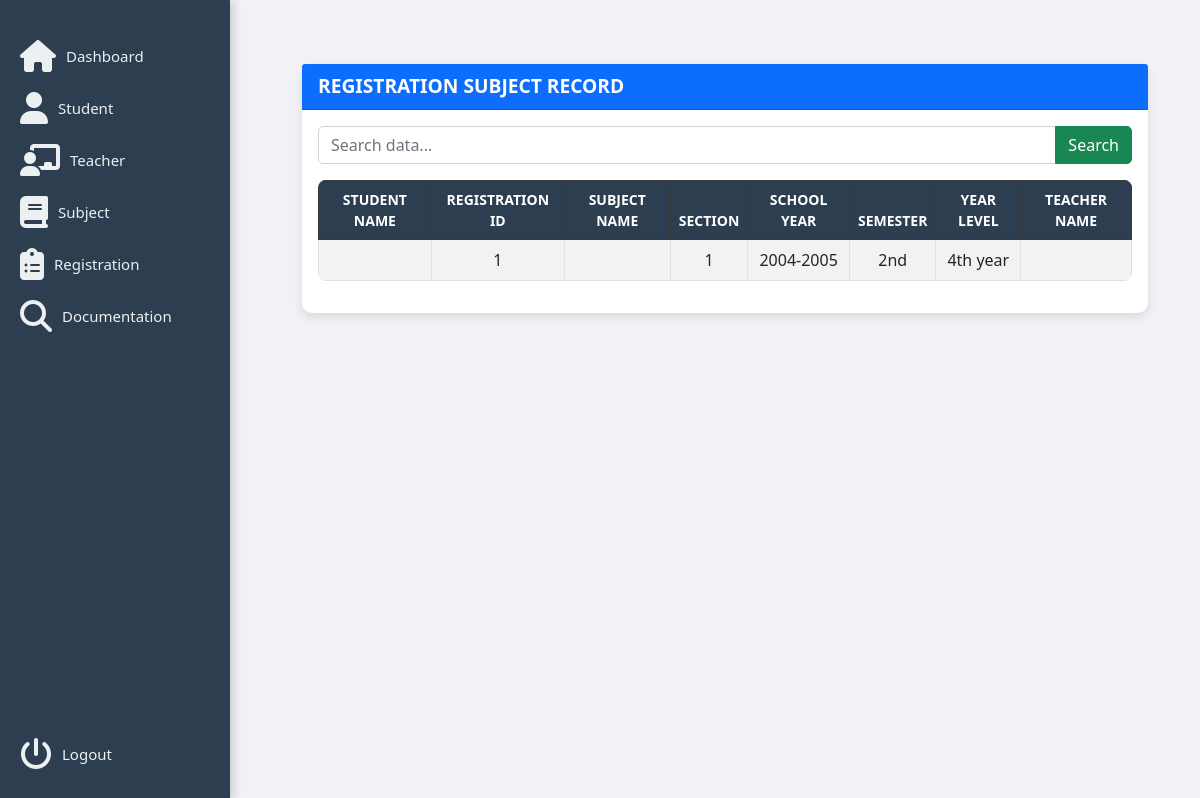
Screenshot of /search.php with the database file from the repository.
### tables this page shows
CREATE TABLE `tb_registration` (
  `registration_id` int(11) NOT NULL,
  `student_id` int(11) NOT NULL,
  `course` varchar(20) NOT NULL,
  `school_year` varchar(20) NOT NULL,
  `semester` varchar(10) NOT NULL,
  `year_level` varchar(10) NOT NULL,
  `section` varchar(20) NOT NULL
);

### search.php (the view, shortened to what this page needs)
<!DOCTYPE html>
<html lang="en">
<head>
  <link href="https://cdn.jsdelivr.net/npm/bootstrap@5.0.2/dist/css/bootstrap.min.css" rel="stylesheet">
  <link rel="stylesheet" href="https://cdnjs.cloudflare.com/ajax/libs/font-awesome/6.5.0/css/all.min.css">
</head>
<body>
<nav class="main-menu">
  <ul>
    <li><a href="dashboard.php"><i class="fa fa-home fa-2x"></i><span class="nav-text">Dashboard</span></a></li>
    <li><a href="table.php"><i class="fa fa-user fa-2x"></i><span class="nav-text">Student</span></a></li>
    <li><a href="teachtable.php"><i class="fa fa-chalkboard-teacher fa-2x"></i><span class="nav-text">Teacher</span></a></li>
    <li><a href="subtable.php"><i class="fa fa-book fa-2x"></i><span class="nav-text">Subject</span></a></li>
    <li><a href="registrationtable.php"><i class="fa fa-clipboard-list fa-2x"></i><span class="nav-text">Registration</span></a></li>
    <li><a href="search.php"><i class="fa fa-search fa-2x"></i><span class="nav-text">Documentation</span></a></li>
  </ul>
  <ul class="logout">
    <li><a href="login.php"><i class="fa fa-power-off fa-2x"></i><span class="nav-text">Logout</span></a></li>
  </ul>
</nav>
<div class="content">
  <div class="container-fluid">
    <div class="card mt-4">
      <div class="card-header bg-primary text-white">
        REGISTRATION SUBJECT RECORD
      </div>
      <div class="card-body">
        <form action="" method="GET" class="mb-3">
          <div class="input-group">
            <input type="text" name="search"
              value="<?php if(isset($_GET['search'])) echo htmlspecialchars($_GET['search']); ?>"
              class="form-control" placeholder="Search data..." required>
            <button type="submit" class="btn btn-success">Search</button>
          </div>
        </form>
        <div class="table-responsive">
          <table class="table table-bordered table-striped align-middle">
            <thead class="table-dark text-center">
              <tr>
                <th>Student Name</th>
                <th>Registration ID</th>
                <th>Subject Name</th>
                <th>Section</th>
                <th>School Year</th>
                <th>Semester</th>
                <th>Year Level</th>
                <th>Teacher Name</th>
              </tr>
            </thead>
            <tbody class="text-center">
              <?php
              $conn = mysqli_connect('localhost', 'root', '', 'db_record');
              if (isset($_GET['search']) && !empty($_GET['search'])) {
                  $filtervalues = mysqli_real_escape_string($conn, $_GET['search']);
                  $query = "
                      SELECT * FROM tb_registration
                      WHERE CONCAT(fullname_student, registration_id, subject_name, section, school_year, semester, year_level, name_teacher)
                      LIKE '%$filtervalues%'
                  ";
              } else {
                  $query = "SELECT * FROM tb_registration";
              }
              $query_run = mysqli_query($conn, $query);
              if ($query_run === false) {
                  echo "<tr><td colspan='8' class='text-danger text-center'>SQL Error: " . mysqli_error($conn) . "</td></tr>";
              } elseif (mysqli_num_rows($query_run) > 0) {
                  while ($items = mysqli_fetch_assoc($query_run)) {
                      echo "<tr>
                          <td>{$items['fullname_student']}</td>
                          <td>{$items['registration_id']}</td>
                          <td>{$items['subject_name']}</td>
                          <td>{$items['section']}</td>
                          <td>{$items['school_year']}</td>
                          <td>{$items['semester']}</td>
                          <td>{$items['year_level']}</td>
                          <td>{$items['name_teacher']}</td>
                      </tr>";
                  }
              } else {
                  echo "<tr><td colspan='8' class='text-center text-danger'>No Record Found</td></tr>";
              }
              ?>
            </tbody>
          </table>
        </div>
      </div>
    </div>
  </div>
</div>
</body>
</html>

### search.php (style rules this page uses)
body { font-family: 'Segoe UI', sans-serif; background: #f0f2f5; margin: 0; padding: 0; display: flex; }
.main-menu { background-color: #2c3e50; position: fixed; top: 0; left: 0; width: 230px; height: 100vh; color: #ecf0f1; padding-top: 30px; box-shadow: 2px 0 10px rgba(0,0,0,0.2); }
.main-menu ul { list-style: none; padding: 0; margin: 0; }
.main-menu li { padding: 10px 20px; }
.main-menu a { text-decoration: none; color: #ecf0f1; display: flex; align-items: center; transition: all 0.2s ease-in-out; }
.main-menu i { margin-right: 10px; }
.nav-text { font-size: 15px; font-weight: 500; }
.logout { position: absolute; bottom: 20px; width: 100%; }
.content { margin-left: 250px; padding: 40px; width: calc(100% - 250px); }
.card { box-shadow: 0 4px 10px rgba(0, 0, 0, 0.1); border: none; border-radius: 10px; background: white; }
.card-header { border-radius: 10px 10px 0 0; font-weight: 600; font-size: 1.2rem; }
table { border-radius: 8px; overflow: hidden; }
thead.table-dark th { background-color: #2c3e50 !important; color: white; font-weight: 600; text-transform: uppercase; font-size: 14px; }
.input-group input { border-radius: 5px 0 0 5px; }
.btn-success { border-radius: 0 5px 5px 0; }

### rows the page displays
tb_registration: registration_id "1", section "1", school_year "2004-2005", semester "2nd", year_level "4th year"
